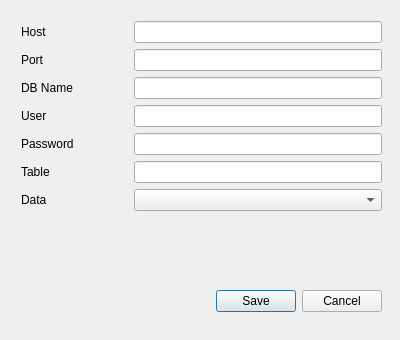
<?xml version="1.0" encoding="UTF-8"?>
<ui version="4.0">
 <class>SavetoPostGISDialogBase</class>
 <widget class="QDialog" name="SavetoPostGISDialogBase">
  <property name="geometry">
   <rect>
    <x>0</x>
    <y>0</y>
    <width>400</width>
    <height>340</height>
   </rect>
  </property>
  <property name="windowTitle">
   <string>Save to PostGIS</string>
  </property>
  <widget class="QWidget" name="layoutWidget">
   <property name="geometry">
    <rect>
     <x>21</x>
     <y>21</y>
     <width>361</width>
     <height>291</height>
    </rect>
   </property>
   <layout class="QGridLayout" name="gridLayout" rowstretch="0,0,0,0,0,0,0,0,0" columnstretch="30,70">
    <item row="0" column="0">
     <widget class="QLabel" name="label">
      <property name="text">
       <string>Host</string>
      </property>
     </widget>
    </item>
    <item row="0" column="1">
     <widget class="QLineEdit" name="lineEdit"/>
    </item>
    <item row="1" column="0">
     <widget class="QLabel" name="label_2">
      <property name="text">
       <string>Port</string>
      </property>
     </widget>
    </item>
    <item row="1" column="1">
     <widget class="QLineEdit" name="lineEdit_2"/>
    </item>
    <item row="2" column="0">
     <widget class="QLabel" name="label_3">
      <property name="text">
       <string>DB Name</string>
      </property>
     </widget>
    </item>
    <item row="2" column="1">
     <widget class="QLineEdit" name="lineEdit_3"/>
    </item>
    <item row="3" column="0">
     <widget class="QLabel" name="label_4">
      <property name="text">
       <string>User</string>
      </property>
     </widget>
    </item>
    <item row="3" column="1">
     <widget class="QLineEdit" name="lineEdit_4">
      <property name="echoMode">
       <enum>QLineEdit::Normal</enum>
      </property>
     </widget>
    </item>
    <item row="4" column="0">
     <widget class="QLabel" name="label_5">
      <property name="text">
       <string>Password</string>
      </property>
     </widget>
    </item>
    <item row="4" column="1">
     <widget class="QLineEdit" name="lineEdit_5">
      <property name="echoMode">
       <enum>QLineEdit::Password</enum>
      </property>
     </widget>
    </item>
    <item row="5" column="0">
     <widget class="QLabel" name="label_6">
      <property name="text">
       <string>Table</string>
      </property>
     </widget>
    </item>
    <item row="5" column="1">
     <widget class="QLineEdit" name="lineEdit_6">
      <property name="echoMode">
       <enum>QLineEdit::Normal</enum>
      </property>
     </widget>
    </item>
    <item row="6" column="0">
     <widget class="QLabel" name="label_7">
      <property name="text">
       <string>Data</string>
      </property>
     </widget>
    </item>
    <item row="6" column="1">
     <widget class="QComboBox" name="comboBox"/>
    </item>
    <item row="7" column="1">
     <spacer name="verticalSpacer">
      <property name="orientation">
       <enum>Qt::Vertical</enum>
      </property>
      <property name="sizeHint" stdset="0">
       <size>
        <width>20</width>
        <height>40</height>
       </size>
      </property>
     </spacer>
    </item>
    <item row="8" column="0" colspan="2">
     <widget class="QDialogButtonBox" name="button_box">
      <property name="orientation">
       <enum>Qt::Horizontal</enum>
      </property>
      <property name="standardButtons">
       <set>QDialogButtonBox::Cancel|QDialogButtonBox::Save</set>
      </property>
     </widget>
    </item>
   </layout>
  </widget>
 </widget>
 <tabstops>
  <tabstop>lineEdit</tabstop>
  <tabstop>lineEdit_2</tabstop>
  <tabstop>lineEdit_3</tabstop>
  <tabstop>lineEdit_4</tabstop>
  <tabstop>lineEdit_5</tabstop>
  <tabstop>lineEdit_6</tabstop>
  <tabstop>comboBox</tabstop>
 </tabstops>
 <resources/>
 <connections>
  <connection>
   <sender>button_box</sender>
   <signal>accepted()</signal>
   <receiver>SavetoPostGISDialogBase</receiver>
   <slot>accept()</slot>
   <hints>
    <hint type="sourcelabel">
     <x>20</x>
     <y>20</y>
    </hint>
    <hint type="destinationlabel">
     <x>20</x>
     <y>20</y>
    </hint>
   </hints>
  </connection>
  <connection>
   <sender>button_box</sender>
   <signal>rejected()</signal>
   <receiver>SavetoPostGISDialogBase</receiver>
   <slot>reject()</slot>
   <hints>
    <hint type="sourcelabel">
     <x>20</x>
     <y>20</y>
    </hint>
    <hint type="destinationlabel">
     <x>20</x>
     <y>20</y>
    </hint>
   </hints>
  </connection>
 </connections>
</ui>
